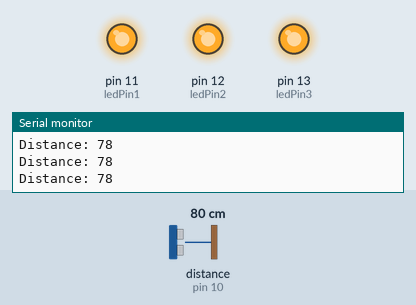
Simulated run of this sketch. Board: Arduino Uno, built with avr-gcc and run on an emulated ATmega328P. Parts: output pins drawn as LEDs (lit = HIGH), the last lines printed to the serial monitor. Wiring (inferred from the names in the program): ultrasonic range finder: trigger pin 9; echo pin 10. The inputs (shaded band) are chosen by the test bench; at power-on: distance to the obstacle (sensor on pin 10) 80 cm. The echo pulse lasts 58.3 µs per cm; pins used as bus, display or sensor lines are not drawn.

Above: at 1.2 s.
1.3 s: distance to the obstacle (sensor on pin 10) set to 96 cm
2.8 s: distance to the obstacle (sensor on pin 10) set to 104 cm
At 3.8 s:
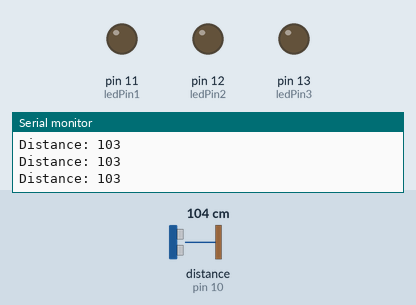
4.3 s: distance to the obstacle (sensor on pin 10) set to 2 cm
At 4.6 s:
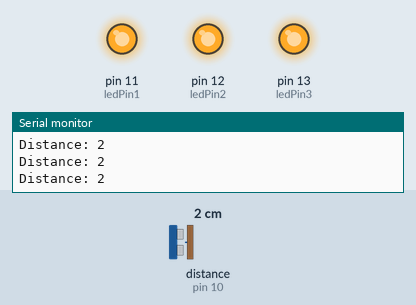
5.8 s: distance to the obstacle (sensor on pin 10) set to 120 cm
At 6.5 s:
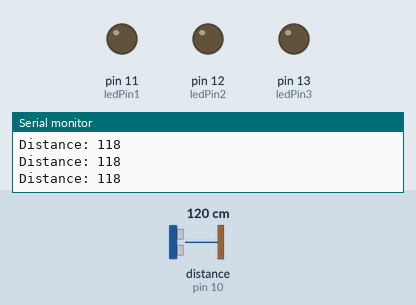
Timing chart, 0 to 8.3 s (numbered marks = the images above; inputs shaded):
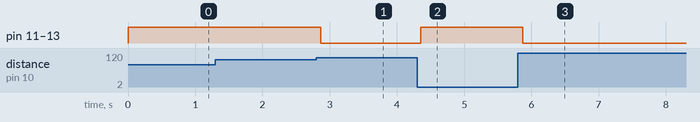

Measured:
- the behaviour switches between 101 and 102 cm on distance to the obstacle (sensor on pin 10) (found by bisection; images 0 and 1)
- after the input at 2.8 s, pin 11 (ledPin1), pin 12 (ledPin2), pin 13 (ledPin3): HIGH → LOW after 0.07 s
- after the input at 4.3 s, pin 11 (ledPin1), pin 12 (ledPin2), pin 13 (ledPin3): LOW → HIGH after 0.06 s
- after the input at 5.8 s, pin 11 (ledPin1), pin 12 (ledPin2), pin 13 (ledPin3): HIGH → LOW after 0.07 s

The sketch:

Street-Lights.ino
```cpp
// Define pins
const int trigPin = 9;
const int echoPin = 10;
const int ledPin1 = 11;
const int ledPin2 = 12;
const int ledPin3 = 13;

// Define a threshold distance (e.g., 100 cm)
const int thresholdDistance = 100;

void setup() {
  // Initialize serial communication
  Serial.begin(9600);

  // Initialize pin modes
  pinMode(trigPin, OUTPUT);
  pinMode(echoPin, INPUT);
  pinMode(ledPin1, OUTPUT);
  pinMode(ledPin2, OUTPUT);
  pinMode(ledPin3, OUTPUT);
}

void loop() {
  // Clear the trigPin
  digitalWrite(trigPin, LOW);
  delayMicroseconds(2);

  // Set the trigPin HIGH for 10 microseconds
  digitalWrite(trigPin, HIGH);
  delayMicroseconds(10);
  digitalWrite(trigPin, LOW);

  // Read the echoPin
  long duration = pulseIn(echoPin, HIGH);

  // Calculate the distance
  int distance = duration * 0.034 / 2;

  // Print the distance to the Serial Monitor
  Serial.print("Distance: ");
  Serial.println(distance);

  // Turn all LEDs on if an object is within the threshold distance
  if (distance < thresholdDistance) {
    digitalWrite(ledPin1, HIGH);
    digitalWrite(ledPin2, HIGH);
    digitalWrite(ledPin3, HIGH);
  } else {
    digitalWrite(ledPin1, LOW);
    digitalWrite(ledPin2, LOW);
    digitalWrite(ledPin3, LOW);
  }

  // Short delay before the next loop
  delay(100);
}
```
